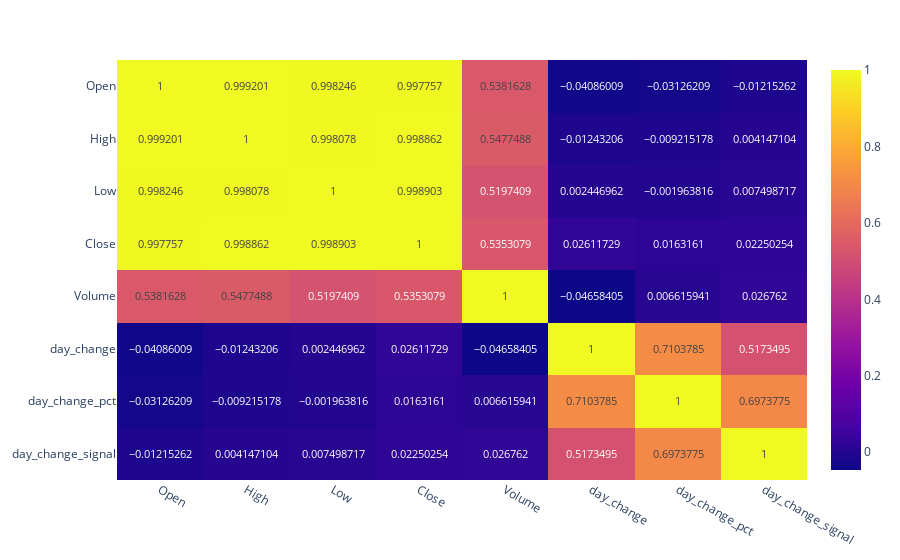

Notebook code cell kept with this figure:
### Markdown cell above
### Correlation

### Code cell
import plotly.express as px

#df = px.data.medals_wide(indexed=True)
corr_matrix = df.corr()
fig = px.imshow(corr_matrix, text_auto=True, aspect='auto')
fig.show()

### Figure 1 — Plotly figure (JSON) as saved in the notebook; plotly's stock layout.template omitted (floating-point values rounded to 4 significant figures)
{"data": [{"coloraxis": "coloraxis", "hovertemplate": "x: %{x}<br>y: %{y}<br>color: %{z}<extra></extra>", "name": "0", "texttemplate": "%{z}", "type": "heatmap", "x": ["Open", "High", "Low", "Close", "Volume", "day_change", "day_change_pct", "day_change_signal"], "xaxis": "x", "y": ["Open", "High", "Low", "Close", "Volume", "day_change", "day_change_pct", "day_change_signal"], "yaxis": "y", "z": [[1, 0.9992, 0.9982, 0.9978, 0.5382, -0.04086, -0.03126, -0.01215], [0.9992, 1, 0.9981, 0.9989, 0.5477, -0.01243, -0.009215, 0.004147], [0.9982, 0.9981, 1, 0.9989, 0.5197, 0.002447, -0.001964, 0.007499], [0.9978, 0.9989, 0.9989, 1, 0.5353, 0.02612, 0.01632, 0.0225], [0.5382, 0.5477, 0.5197, 0.5353, 1, -0.04658, 0.006616, 0.02676], [-0.04086, -0.01243, 0.002447, 0.02612, -0.04658, 1, 0.7104, 0.5173], [-0.03126, -0.009215, -0.001964, 0.01632, 0.006616, 0.7104, 1, 0.6974], [-0.01215, 0.004147, 0.007499, 0.0225, 0.02676, 0.5173, 0.6974, 1]]}], "layout": {"coloraxis": {"colorscale": [[0, "#0d0887"], [0.1111, "#46039f"], [0.2222, "#7201a8"], [0.3333, "#9c179e"], [0.4444, "#bd3786"], [0.5556, "#d8576b"], [0.6667, "#ed7953"], [0.7778, "#fb9f3a"], [0.8889, "#fdca26"], [1, "#f0f921"]]}, "margin": {"t": 60}, "xaxis": {"anchor": "y", "domain": [0, 1]}, "yaxis": {"anchor": "x", "autorange": "reversed", "domain": [0, 1]}}}
